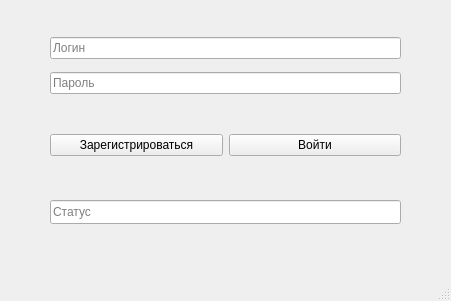
<?xml version="1.0" encoding="UTF-8"?>
<ui version="4.0">
 <class>auth_window</class>
 <widget class="QMainWindow" name="auth_window">
  <property name="geometry">
   <rect>
    <x>0</x>
    <y>0</y>
    <width>451</width>
    <height>301</height>
   </rect>
  </property>
  <property name="windowTitle">
   <string>MainWindow</string>
  </property>
  <widget class="QWidget" name="centralwidget">
   <widget class="QWidget" name="formLayoutWidget">
    <property name="geometry">
     <rect>
      <x>50</x>
      <y>30</y>
      <width>351</width>
      <height>71</height>
     </rect>
    </property>
    <layout class="QVBoxLayout" name="verticalLayout">
     <item>
      <widget class="QLineEdit" name="lineEdit_login">
       <property name="placeholderText">
        <string>Логин</string>
       </property>
      </widget>
     </item>
     <item>
      <widget class="QLineEdit" name="lineEdit_password">
       <property name="placeholderText">
        <string>Пароль</string>
       </property>
      </widget>
     </item>
    </layout>
   </widget>
   <widget class="QWidget" name="verticalLayoutWidget">
    <property name="geometry">
     <rect>
      <x>50</x>
      <y>110</y>
      <width>351</width>
      <height>71</height>
     </rect>
    </property>
    <layout class="QHBoxLayout" name="horizontalLayout">
     <item>
      <widget class="QPushButton" name="pushButton_gotoRegistr">
       <property name="text">
        <string>Зарегистрироваться</string>
       </property>
      </widget>
     </item>
     <item>
      <widget class="QPushButton" name="pushButton_toLogin">
       <property name="text">
        <string>Войти</string>
       </property>
      </widget>
     </item>
    </layout>
   </widget>
   <widget class="QLineEdit" name="lineEdit_status">
    <property name="geometry">
     <rect>
      <x>50</x>
      <y>200</y>
      <width>351</width>
      <height>24</height>
     </rect>
    </property>
    <property name="readOnly">
     <bool>true</bool>
    </property>
    <property name="placeholderText">
     <string>Статус</string>
    </property>
   </widget>
  </widget>
  <widget class="QMenuBar" name="menubar">
   <property name="geometry">
    <rect>
     <x>0</x>
     <y>0</y>
     <width>451</width>
     <height>21</height>
    </rect>
   </property>
  </widget>
  <widget class="QStatusBar" name="statusbar"/>
 </widget>
 <resources/>
 <connections/>
</ui>
